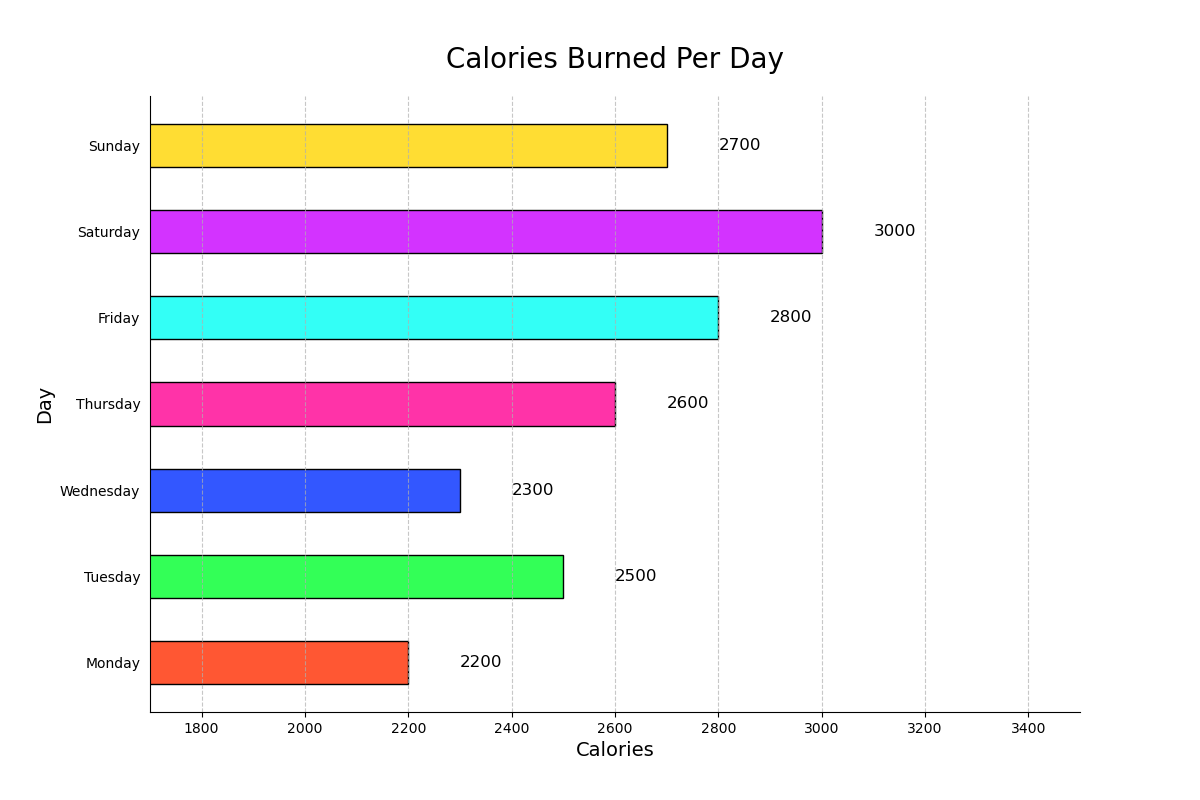

This figure's Python source:

import matplotlib.pyplot as plt

# Data for plotting
days = ['Monday', 'Tuesday', 'Wednesday', 'Thursday', 'Friday', 'Saturday', 'Sunday']
calories = [2200, 2500, 2300, 2600, 2800, 3000, 2700]

# Define the colors for each bar
colors = ['#FF5733', '#33FF57', '#3357FF', '#FF33A8', '#33FFF6', '#D333FF', '#FFDD33']

fig, ax = plt.subplots(figsize=(12, 8))

# Create horizontal bars
ax.barh(days, calories, color=colors, edgecolor='black', height=0.5)

# Set chart title and labels
ax.set_title('Calories Burned Per Day', fontsize=20, pad=20)
ax.set_xlabel('Calories', fontsize=14)
ax.set_ylabel('Day', fontsize=14)

# Set the limits for the x-axis
ax.set_xlim(min(calories) - 500, max(calories) + 500)

# Show the actual data points on the bars
for i, v in enumerate(calories):
    ax.text(v + 100, i, str(v), color='black', va='center', fontsize=12)

# Removing the spines
ax.spines['right'].set_visible(False)
ax.spines['top'].set_visible(False)

# Turn off y ticks for cleaner look
ax.yaxis.set_ticks_position('none')

# Show grid
ax.grid(axis='x', linestyle='--', alpha=0.7)

# Show the plot
plt.show()
